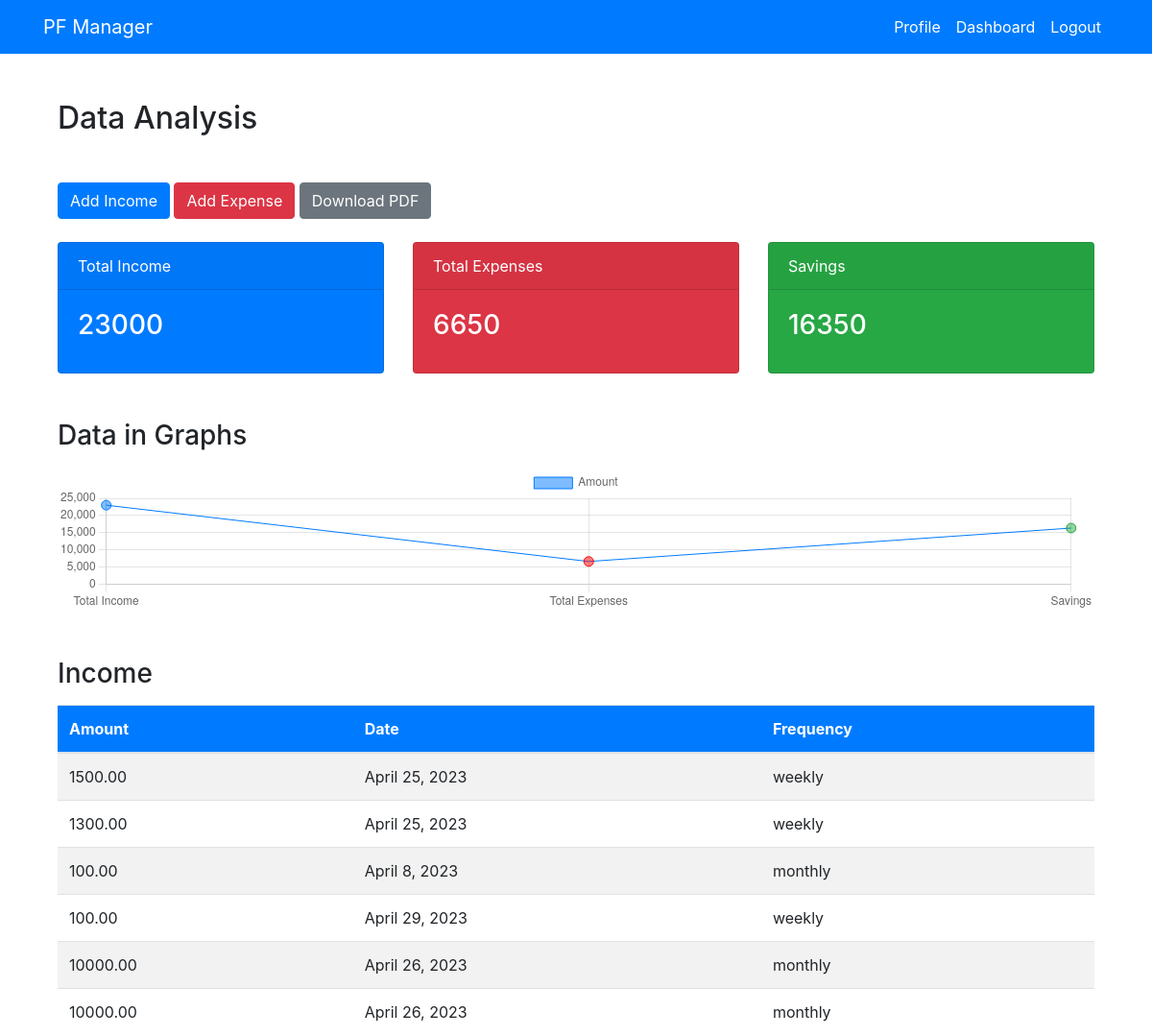
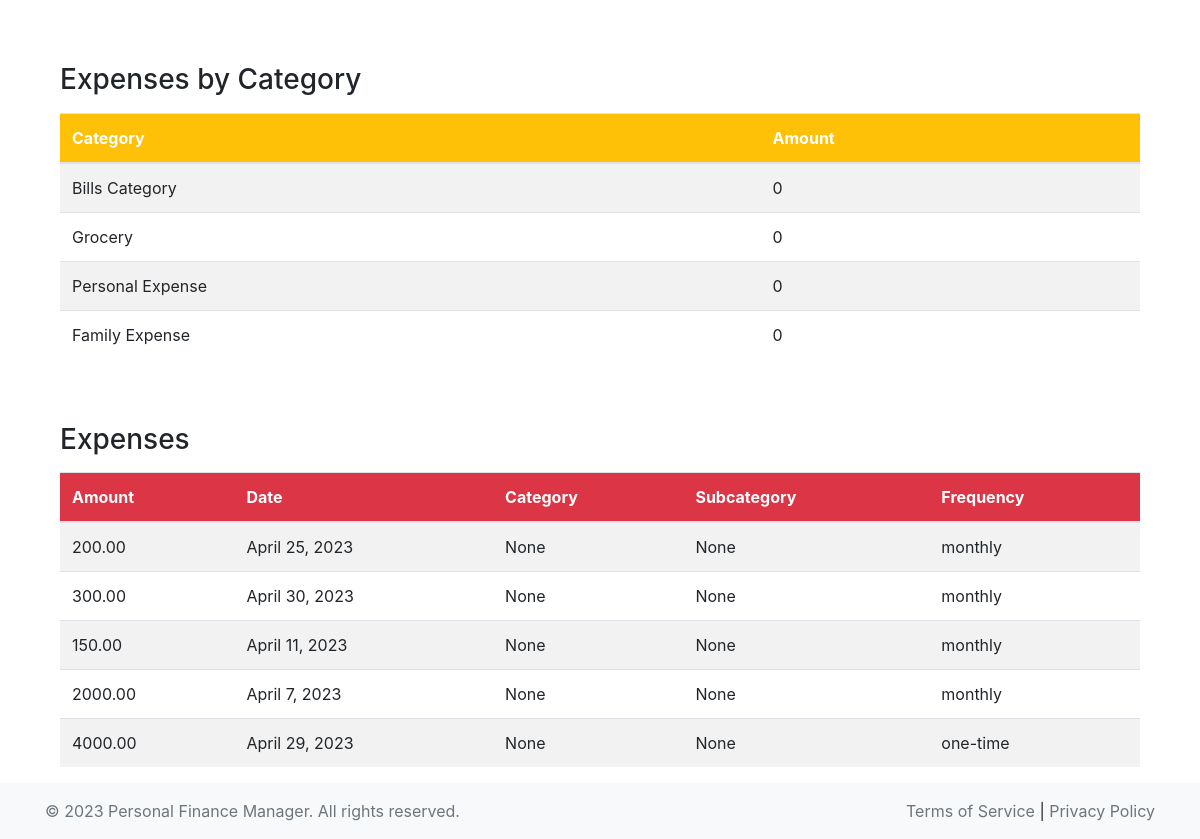
Page /data_analysis/ (signed in) on the earlier database version (2 pictures, top to bottom).
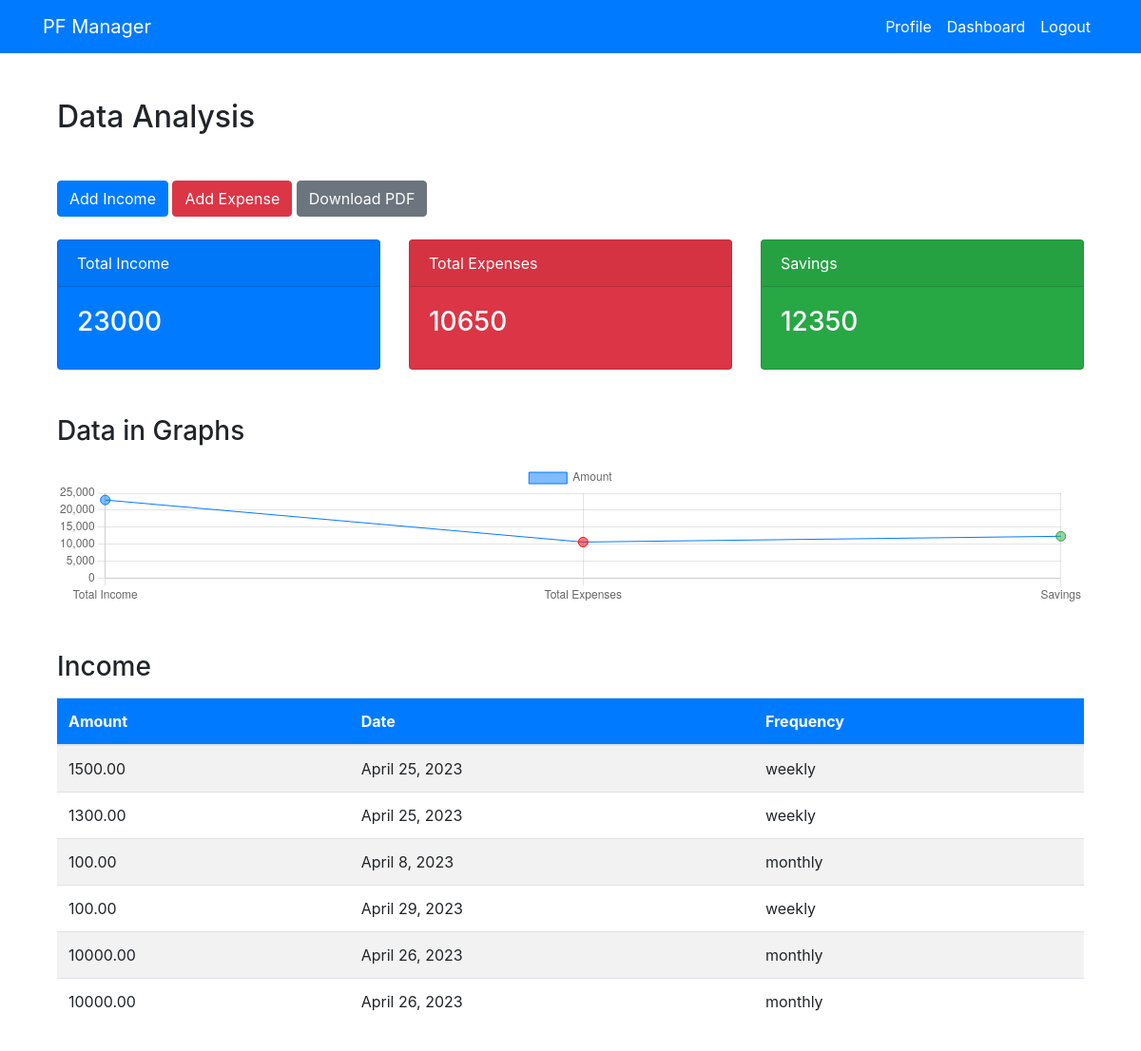
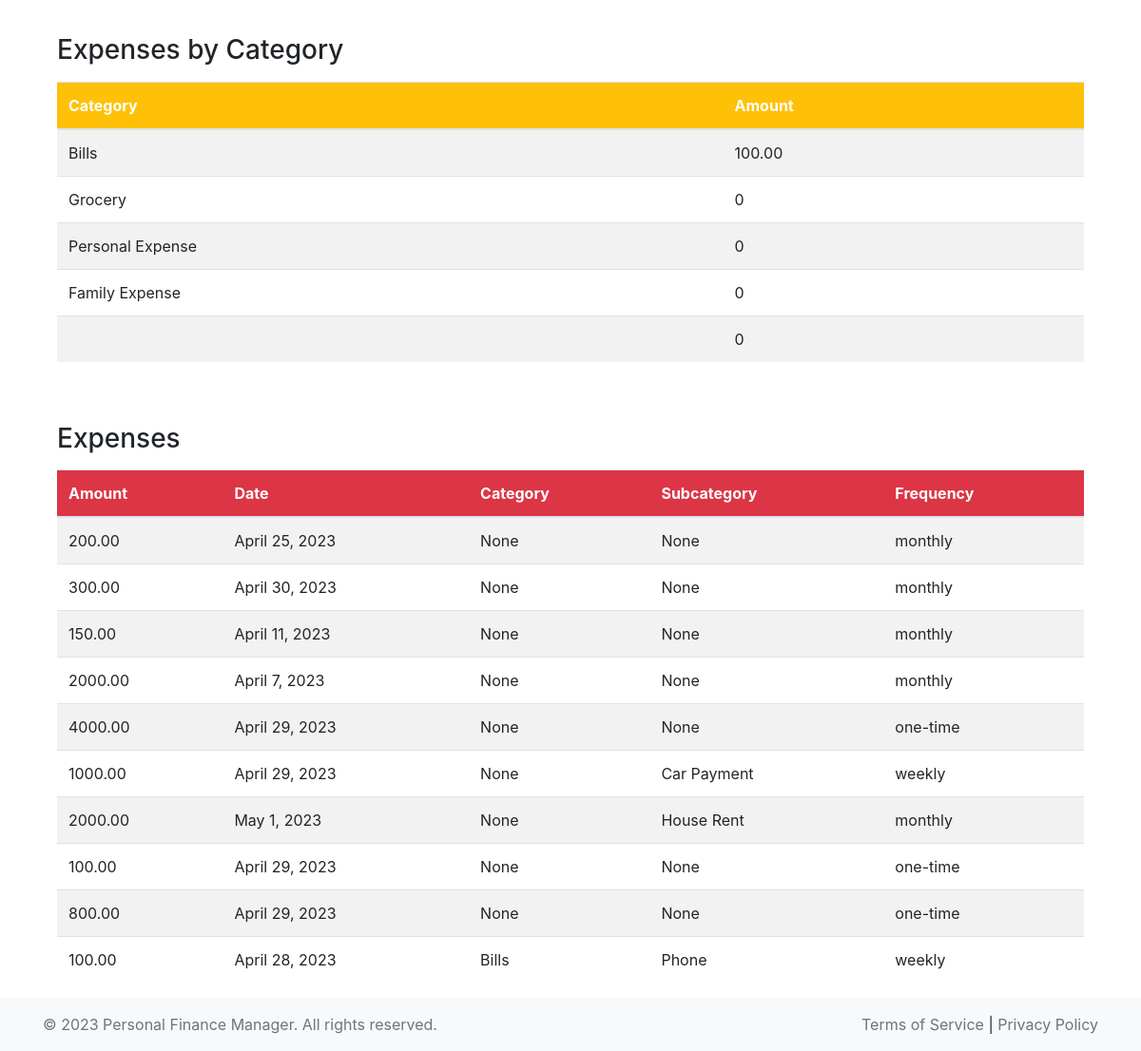
Same page on the later database version (2 pictures, top to bottom).
### money/models.py (models this page shows, shortened)
class Income(models.Model):
    user = models.ForeignKey(User, on_delete=models.CASCADE)
    amount = models.DecimalField(max_digits=10, decimal_places=2)
    date = models.DateField()
    frequency = models.CharField(max_length=255)

class Category(models.Model):
    name = models.CharField(max_length=255)

class Expense(models.Model):
    user = models.ForeignKey(User, on_delete=models.CASCADE)
    amount = models.DecimalField(max_digits=10, decimal_places=2)
    date = models.DateField()
    category = models.ForeignKey(Category, on_delete=models.SET_NULL, null=True)
    subcategory = models.ForeignKey(Subcategory, on_delete=models.SET_NULL, null=True)
    description = models.CharField(max_length=200, null=True)
    frequency = models.CharField(max_length=50)

### money/views.py (the view)
# urls.py: path('data_analysis/', views.data_analysis, name='data_analysis'),
def data_analysis(request):
    if not request.user.is_authenticated:
        return redirect('login')
    context = get_analysis_data(request.user)
    return render(request, 'money/data_analysis.html', context)

### money/templates/money/data_analysis.html
{% extends 'money/base.html' %}
{% block content %}
<div class="container">
  <h2 class="mb-5">Data Analysis</h2>
  <div class="row">
    <div class="container mb-4">
        <a href="{% url 'add_income' %}" class="btn btn-primary">Add Income</a>
        <a href="{% url 'expense' %}" class="btn btn-danger">Add Expense</a>
        <a href="{% url 'download_analysis_pdf' %}" class="btn btn-secondary">Download PDF</a>
    </div>
    <div class="col-md-4">
      <div class="card text-white bg-primary mb-5">
        <div class="card-header">Total Income</div>
        <div class="card-body">
          <h3 class="card-title">{{ total_income }}</h3>
        </div>
      </div>
    </div>
    <div class="col-md-4">
      <div class="card text-white bg-danger mb-5">
        <div class="card-header">Total Expenses</div>
        <div class="card-body">
          <h3 class="card-title">{{ total_expenses }}</h3>
        </div>
      </div>
    </div>
    <div class="col-md-4">
      <div class="card text-white bg-success mb-5">
        <div class="card-header">Savings</div>
        <div class="card-body">
          <h3 class="card-title">{{ savings }}</h3>
        </div>
      </div>
    </div>
  </div>
  <div class="row">
    <div class="col-md-12">
      <h3 class="mb-3">Data in Graphs</h3>
      <div class="chart-container">
          <canvas id="barGraph"></canvas>
      </div>
    </div>
  </div>
  <h3 class="mt-5 mb-3">Income</h3>
  <div class="table-responsive">
    <table class="table table-striped">
      <thead class="bg-primary text-white">
        <tr>
          <th scope="col">Amount</th>
          <th scope="col">Date</th>
          <th scope="col">Frequency</th>
        </tr>
      </thead>
      <tbody>
        {% for income in income_list %}
        <tr>
          <td>{{ income.amount }}</td>
          <td>{{ income.date }}</td>
          <td>{{ income.frequency }}</td>
        </tr>
        {% endfor %}
      </tbody>
    </table>
  </div>
  <h3 class="mt-5 mb-3">Expenses by Category</h3>
  <div class="table-responsive">
    <table class="table table-striped">
      <thead class="bg-warning text-white">
        <tr>
          <th scope="col">Category</th>
          <th scope="col">Amount</th>
        </tr>
      </thead>
      <tbody>
        {% for category in category_list  %}
        <tr>
          <td>{{ category.name }}</td>
          <td>{{ category.amount }}</td>
        </tr>
        {% endfor %}
      </tbody>
    </table>
  </div>
  <h3 class="mt-5 mb-3">Expenses</h3>
<div class="table-responsive">
  <table class="table table-striped">
    <thead class="bg-danger text-white">
      <tr>
        <th scope="col">Amount</th>
        <th scope="col">Date</th>
        <th scope="col">Category</th>
        <th scope="col">Subcategory</th>
        <th scope="col">Frequency</th>
      </tr>
    </thead>
    <tbody>
      {% for expense in expense_list %}
      <tr>
        <td>{{ expense.amount }}</td>
        <td>{{ expense.date }}</td>
        <td>{{ expense.category__name }}</td>
        <td>{{ expense.subcategory__name }}</td>
        <td>{{ expense.frequency }}</td>
      </tr>
      {% endfor %}
    </tbody>
  </table>
</div>
</div>
<script>
  // Get the canvas element and create a chart context
  const barGraph = document.getElementById('barGraph').getContext('2d');
  // Create the line chart
  const chart = new Chart(barGraph, {
      type: 'line',
      data: {
          labels: ['Total Income', 'Total Expenses', 'Savings'],
          datasets: [{
              label: 'Amount',
              data: [{{ total_income }}, {{ total_expenses }}, {{ savings }}],
              backgroundColor: [
                  'rgba(0, 123, 255, 0.5)', // Blue for Total Income
                  'rgba(255, 0, 0, 0.5)', // Red for Total Expenses
                  'rgba(40, 167, 69, 0.5)' // Green for Savings
              ],
              borderColor: [
                  'rgba(0, 123, 255, 1)', // Blue for Total Income
                  'rgba(255, 0, 0, 1)', // Red for Total Expenses
                  'rgba(40, 167, 69, 1)' // Green for Savings
              ],
              borderWidth: 1,
              fill: false,
              pointRadius: 5
          }]
      },
      options: {
          responsive: true,
          maintainAspectRatio: false,
          scales: {
              y: {
                  beginAtZero: true
              }
          }
      }
  });
</script>
{% endblock %}

### money/templates/money/base.html (shortened to what this page needs)
<!DOCTYPE html>
<html lang="en">
<head>
  <link rel="stylesheet" href="https://cdn.jsdelivr.net/npm/bootstrap@4.5.3/dist/css/bootstrap.min.css">
</head>
<body>
  <div class="page-container">
    <nav class="navbar navbar-expand-lg navbar-light  bg-primary ">
      <div class="container ">
        <a class="navbar-brand text-white" href="#">PF Manager </a>
        <div class="collapse navbar-collapse" id="navbarNav">
          <ul class="navbar-nav ml-auto ">
            <li class="nav-item ">
              <a class="nav-link text-white" href="{% url 'user_profile' %}">Profile</a>
            </li>
            <li class="nav-item">
              <a class="nav-link text-white" href="{% url 'data_analysis' %}">Dashboard</a>
            </li>
            {% if user.is_authenticated %}
            <li class="nav-item">
              <a class="nav-link text-white" href="{% url 'logout' %}">Logout</a>
            </li>
            {% endif %}
          </ul>
        </div>
      </div>
    </nav>
    <div class="content-container">
      <div class="container mt-5">
        {% block content %}
        {% endblock %}
      </div>
    </div>
    <footer class="footer mt-auto py-3 bg-light">
      <div class="container">
        <div class="row">
          <div class="col-md-6">
            <span class="text-muted">&copy; 2023 Personal Finance Manager. All rights reserved.</span>
          </div>
          <div class="col-md-6 text-right">
            <a href="#" class="text-muted">Terms of Service</a> | <a href="#" class="text-muted">Privacy Policy</a>
          </div>
        </div>
      </div>
    </footer>
  </div>
</body>
</html>

### money/templates/money/base.html (style rules this page uses)
html, body { height: 100%; }
.page-container { display: flex; flex-direction: column; height: 100%; }
.content-container { flex: 1; }

Differences in the rows shown:
changed Category: name "Bills Category" → "Bills"; amount "0" → "100.00"
added Category: amount "0"
added Expense: amount "1000.00", date "April 29, 2023", category__name "None", subcategory__name "Car Payment", frequency "weekly"
added Expense: amount "2000.00", date "May 1, 2023", category__name "None", subcategory__name "House Rent", frequency "monthly"
added Expense: amount "100.00", date "April 29, 2023", category__name "None", subcategory__name "None", frequency "one-time"
added Expense: amount "800.00", date "April 29, 2023", category__name "None", subcategory__name "None", frequency "one-time"
added Expense: amount "100.00", date "April 28, 2023", category__name "Bills", subcategory__name "Phone", frequency "weekly"
Other differences:
{{ total_expenses }}: "6650" → "10650"
{{ savings }}: "16350" → "12350"
chart data {{ total_expenses }}: 6650 → 10650
chart data {{ savings }}: 16350 → 12350
